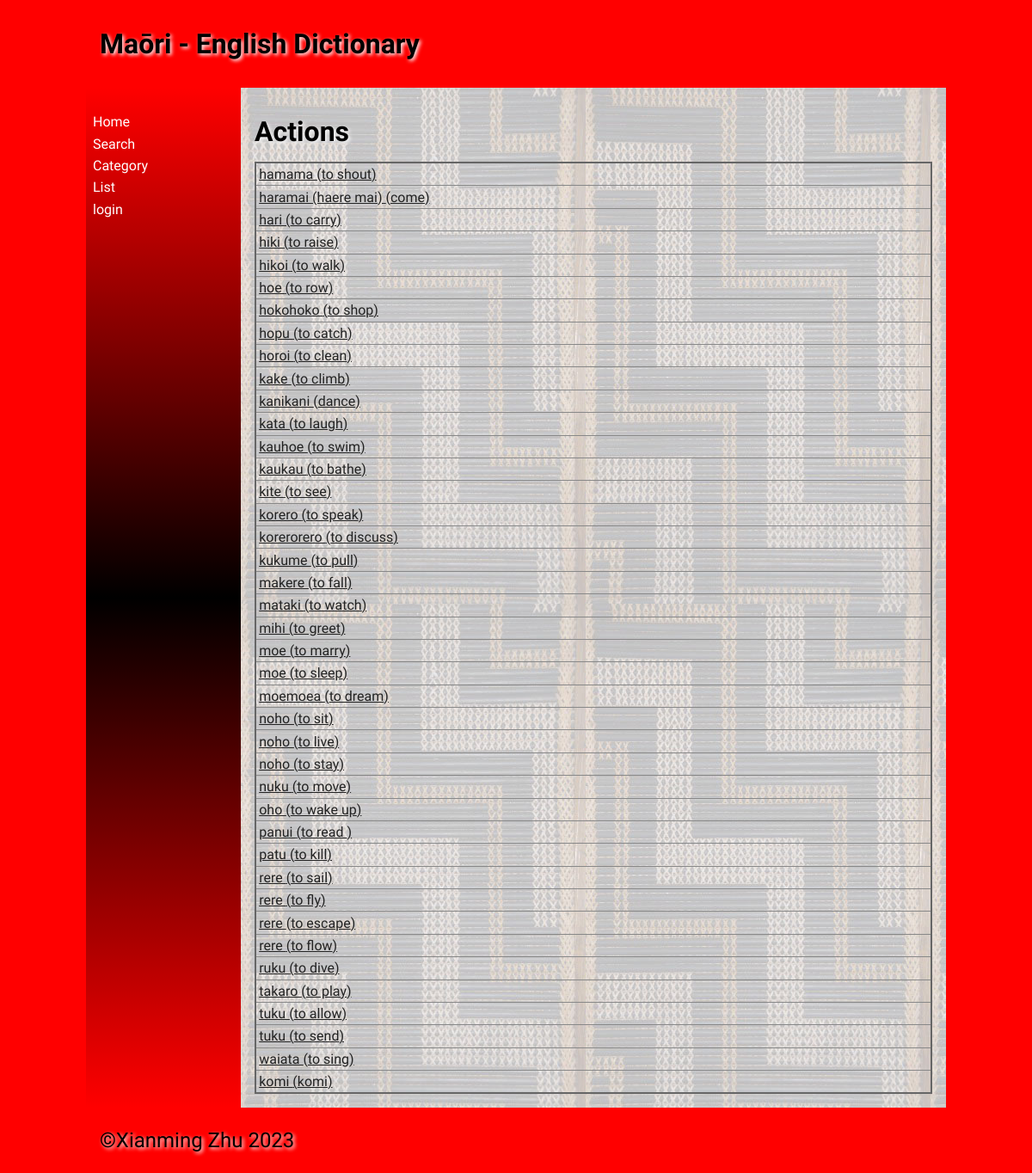
Before: /category_detail/1 with the older database file.
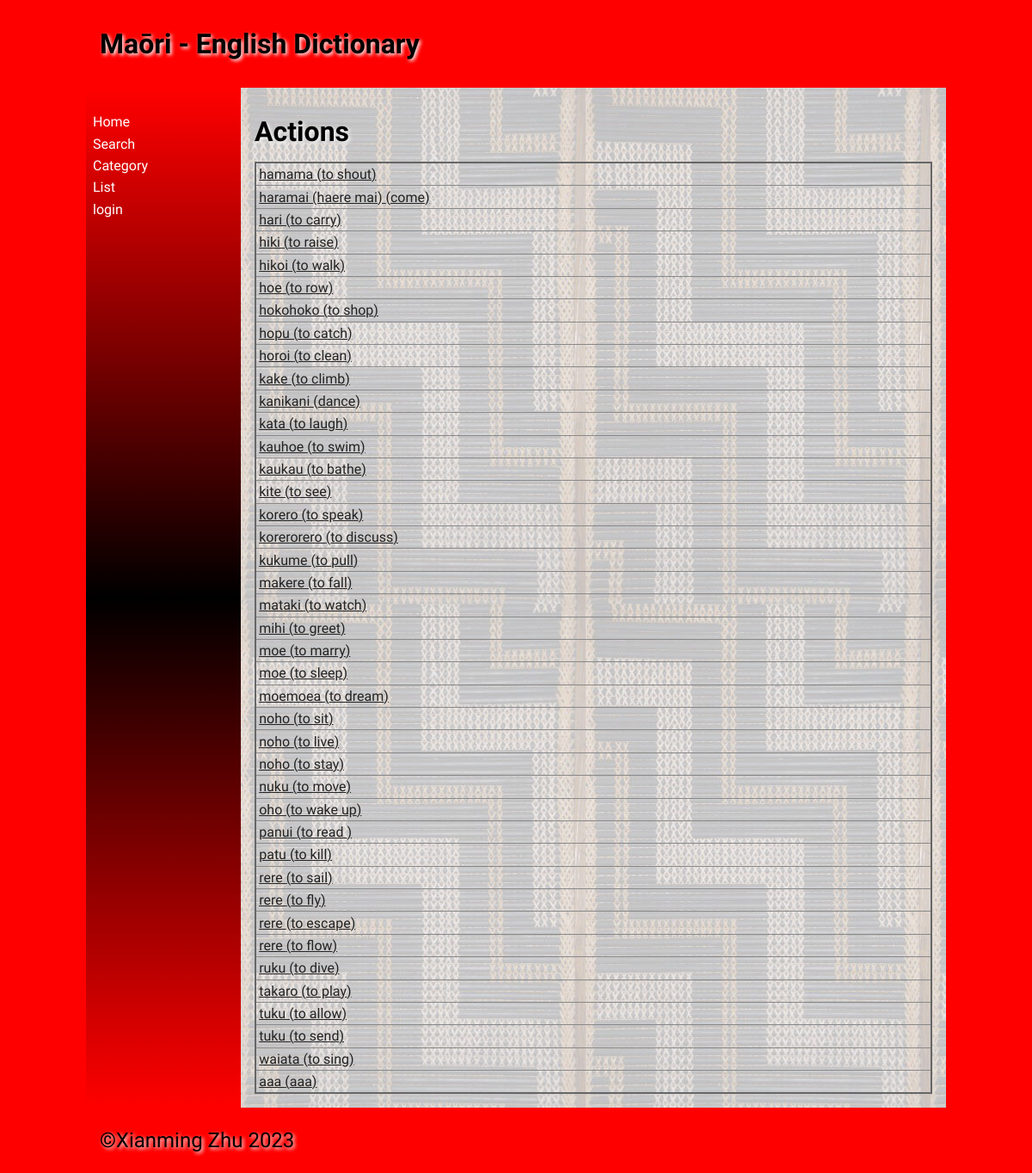
After: the same page with the newer database file.
### tables this page shows
CREATE TABLE "category"
(
    cat_id   integer not null
        constraint category_pk
            primary key
        constraint category_vocab_list_cat_id_fk
            references vocab_list (cat_id),
    cat_name TEXT
);

CREATE TABLE "vocab_list"
(
    Maori      TEXT,
    English    TEXT,
    cat_id     TEXT,
    Definition TEXT,
    Level      integer,
    word_id    integer
        constraint vocab_list_pk
            primary key,
    editor_id  INTEGER,
    images     TEXT
);

### app.py (the view)
@app.route('/category_detail/<int:cat_id>')
def category_detail(cat_id):
    db = get_db()
    words = db.execute('SELECT * FROM vocab_list WHERE cat_id = ?', (cat_id,)).fetchall()
    category_name = db.execute('SELECT * FROM Category WHERE cat_id = ?', (cat_id,)).fetchone()[1]
    return render_template('category_detail.html', category_name=category_name, words=words)

### app.py (called while the page is built)
def get_db():
    db = getattr(g, '_database', None)
    if db is None:
        db = g._database = sqlite3.connect(DATABASE)
        db.row_factory = sqlite3.Row
    return db

### templates/category_detail.html (shortened to what this page needs)
{% extends 'base.html' %}
{% block heading %}Maōri - English Dictionary{% endblock %}
{% block main %}
 <h1>{{ category_name }}</h1>
    <table>
         {% for word in words %}
             <tr><td><a href="{{ url_for('word_detail', word_id=word[5]) }}">{{ word[0] }} ({{ word[1] }})</a></td></tr>
         {% endfor %}
    </table>
{% endblock %}

### templates/base.html (shortened to what this page needs)
<!doctype html>
<html lang="en">
<head>
	<link href="{{ url_for('static', filename='css/style.css') }}" rel="stylesheet">
</head>
<body>
	<div id="container">
		<header>
			<h1>{% block heading %}{% endblock %}</h1>
		</header>
		<nav>
			<ul>
                <li><a href="/">Home</a></li>
                <li><a href="/search">Search</a></li>
                <li><a href="/category_list">Category</a></li>
                <li><a href="/list">List</a> </li>
               {% if logged_in %}
                  <li><a href="/logout">logout</a></li>
               {% else %}
                  <li><a href="/login">login</a></li>
               {% endif %}
            </ul>
		</nav>
		<main>
            {% block main%}{% endblock %}
        </main>
		<footer>
			<p>
				&copy;Xianming Zhu 2023
			</p>
		</footer>
	</div>
</body>
</html>

### static/css/style.css (style rules this page uses)
* { font-family: Comfortaa, sans-serif; margin: 0; padding: 0; box-sizing: border-box; }
body { background-color: #ff0000; }
#container { display: grid; grid-template-columns: 75px auto; grid-template-areas: 'nav header' 'main main' 'footer footer'; }
header { grid-area: header; background-color: #f00; padding: 1rem; }
nav { grid-area: nav; }
main { grid-area: main; padding: 1rem; background-color: #edd; }
h1, h2, h3, h4 { padding: 1rem 0; font-family: 'Suez One', serif; color: #000; text-shadow: 2px 2px 4px #fff; }
p { padding: 0.5rem 0; }
a { color: #222; }
table { width: 100%; border: 2px solid #666; border-collapse: collapse; }
th, td { border: 1px solid #888; padding: 0.2rem; text-align: left; }
footer { grid-area: footer; padding: 1rem; background-color: #f00; }
footer p { color: #000; text-shadow: 2px 2px 4px #fff; font-size: 1.5rem; }
@media only screen and (min-width: 768px) { #container { grid-template-columns: 180px auto; grid-template-areas: 'header header' 'nav main' 'footer footer'; } }
@media only screen and (min-width: 768px) { nav { background: linear-gradient(180deg, rgba(255,0,0,1) 0%, rgba(0, 0, 0, 1) 50%, rgba(255,0,0,1) 100%); padding: 0.5rem; } }
@media only screen and (min-width: 768px) { nav ul { list-style: none; } }
@media only screen and (min-width: 768px) { nav li { padding: 0.2rem 0; } }
@media only screen and (min-width: 768px) { nav a { color: #fff; text-decoration: none; } }
@media only screen and (min-width: 768px) { main { background-image: url('/poutama.jpg'); } }
@media only screen and (min-width: 1000px) { #container { width: 1000px; margin: auto; } }

Changed rows visible on the page:
changed vocab_list: Maori "komi" → "aaa"; English "komi" → "aaa"
